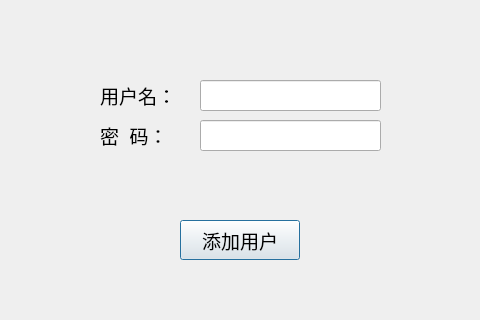
<?xml version="1.0" encoding="UTF-8"?>
<ui version="4.0">
 <class>AddUserDialog</class>
 <widget class="QDialog" name="AddUserDialog">
  <property name="geometry">
   <rect>
    <x>0</x>
    <y>0</y>
    <width>480</width>
    <height>320</height>
   </rect>
  </property>
  <property name="windowTitle">
   <string>添加用户</string>
  </property>
  <property name="windowIcon">
   <iconset resource="icon.qrc">
    <normaloff>:/image/icon.png</normaloff>:/image/icon.png</iconset>
  </property>
  <widget class="QLabel" name="label_username">
   <property name="geometry">
    <rect>
     <x>100</x>
     <y>80</y>
     <width>91</width>
     <height>31</height>
    </rect>
   </property>
   <property name="font">
    <font>
     <family>Adobe Devanagari</family>
     <pointsize>14</pointsize>
     <weight>50</weight>
     <bold>false</bold>
    </font>
   </property>
   <property name="text">
    <string>用户名：</string>
   </property>
  </widget>
  <widget class="QLineEdit" name="lineEdit_username">
   <property name="geometry">
    <rect>
     <x>200</x>
     <y>80</y>
     <width>181</width>
     <height>31</height>
    </rect>
   </property>
   <property name="font">
    <font>
     <family>Adobe Devanagari</family>
     <pointsize>14</pointsize>
    </font>
   </property>
   <property name="text">
    <string/>
   </property>
  </widget>
  <widget class="QLineEdit" name="lineEdit_passwords">
   <property name="geometry">
    <rect>
     <x>200</x>
     <y>120</y>
     <width>181</width>
     <height>31</height>
    </rect>
   </property>
   <property name="font">
    <font>
     <pointsize>8</pointsize>
    </font>
   </property>
   <property name="echoMode">
    <enum>QLineEdit::Password</enum>
   </property>
  </widget>
  <widget class="QLabel" name="label_hint">
   <property name="geometry">
    <rect>
     <x>150</x>
     <y>170</y>
     <width>180</width>
     <height>31</height>
    </rect>
   </property>
   <property name="font">
    <font>
     <family>Adobe Devanagari</family>
     <pointsize>14</pointsize>
     <weight>50</weight>
     <bold>false</bold>
    </font>
   </property>
   <property name="styleSheet">
    <string notr="true">color: rgb(255, 0, 0);</string>
   </property>
   <property name="text">
    <string/>
   </property>
   <property name="alignment">
    <set>Qt::AlignCenter</set>
   </property>
  </widget>
  <widget class="QPushButton" name="regButton">
   <property name="geometry">
    <rect>
     <x>180</x>
     <y>220</y>
     <width>120</width>
     <height>40</height>
    </rect>
   </property>
   <property name="font">
    <font>
     <family>Adobe Devanagari</family>
     <pointsize>14</pointsize>
     <weight>50</weight>
     <bold>false</bold>
    </font>
   </property>
   <property name="text">
    <string>添加用户</string>
   </property>
  </widget>
  <widget class="QLabel" name="label_passwords">
   <property name="geometry">
    <rect>
     <x>100</x>
     <y>120</y>
     <width>91</width>
     <height>31</height>
    </rect>
   </property>
   <property name="font">
    <font>
     <pointsize>14</pointsize>
    </font>
   </property>
   <property name="text">
    <string>密  码：</string>
   </property>
  </widget>
 </widget>
 <resources>
  <include location="icon.qrc"/>
 </resources>
 <connections/>
</ui>
